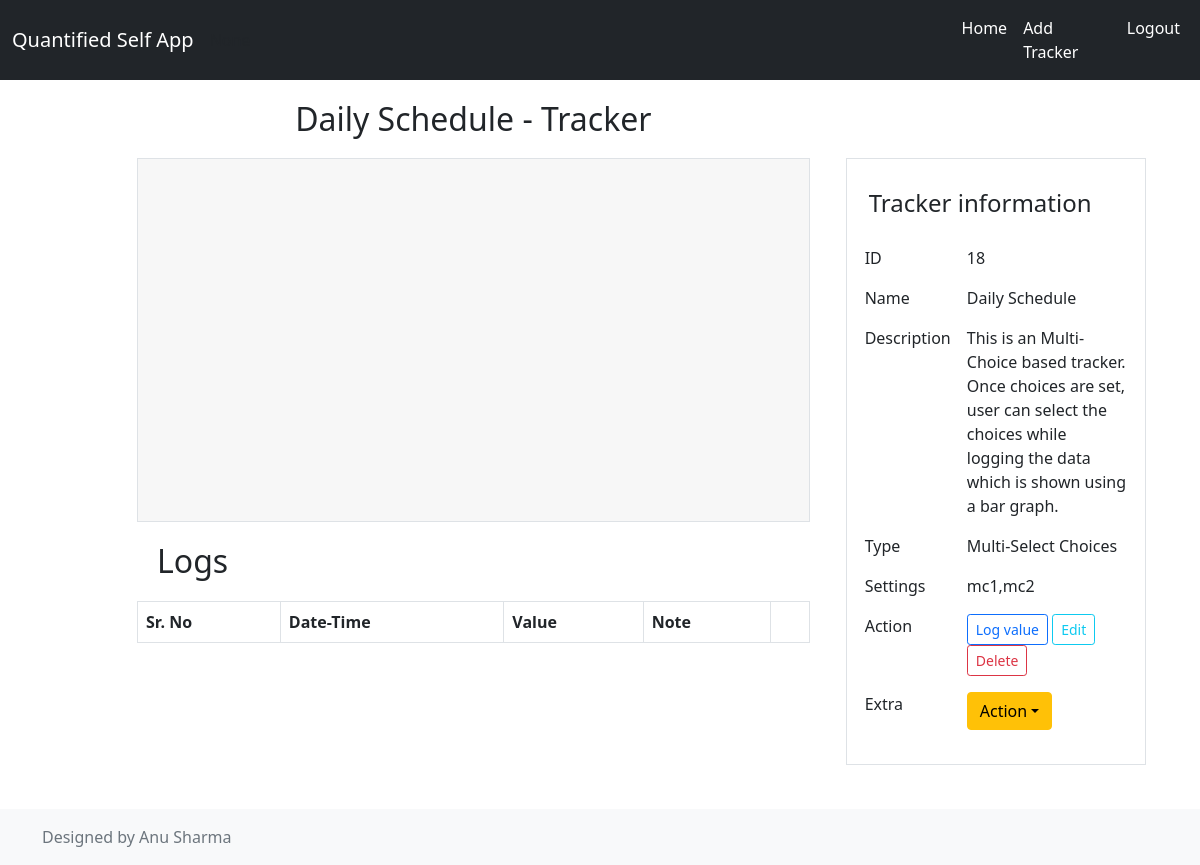
Screenshot of /tracker/18/show/w (signed in) with the database file from the repository.
### application/models.py (models this page shows)
class Tracker(db.Model):
    __tablename__ = 'tracker'
    id = db.Column(db.Integer, autoincrement = True, primary_key = True)
    name = db.Column(db.String(100), nullable = False)
    description = db.Column(db.String(255))
    user_id = db.Column(db.Integer, db.ForeignKey("user.id"), nullable = False)
    settings = db.relationship('Settings', backref='tracker', cascade="all,delete")
    ttype = db.relationship('Tracker_type', backref='tracker', cascade="all,delete")
    values = db.relationship('Tracker_log', backref='tracker', cascade="all,delete")

### application/controllers/tracker.py (the view, shortened to what this page needs)
@app.route('/tracker/<int:id>/show', methods = ['GET', 'POST'], defaults= {'period': 'a'})
@app.route('/tracker/<int:id>/show/<string:period>', methods = ['GET', 'POST'])
@login_required
def show_tracker_log(id, period):
    try:
        tracker_data = Tracker.query.filter_by(user_id=flask_login.current_user.id, id=id).one_or_none()
        if tracker_data:
            datatypes = list(set([i.datatype for i in tracker_data.ttype]))
            tdata = {
                'id': tracker_data.id,
                'name': tracker_data.name,
                'description': tracker_data.description,
                'user_id': tracker_data.user_id,
                'settings': ",".join([i.value for i in tracker_data.settings]),
                'type': datatypes[0] if len(datatypes) > 0 else '',
                'choices': {i.id: (i.value.strip() if i.value else '') for i in tracker_data.ttype}
            }
            log_data = []
            if tdata['type'] != 'timerange':
                chart_data = {}
            else:
                chart_data = []
            all_values = []
            log_data = sorted(log_data, key=lambda d: d['timestamp'],reverse=True)
            extra = {
                'mean': None,
                'median': None,
                'mode': None,
                '25th': None,
                '75th': None
            }
            return render_template('tracker/show.html', extra=extra, title=f"Logs {tdata['name']}", tracker = tdata, logs = log_data, period = period, total=len(tracker_data.values), chart=collections.OrderedDict(sorted(chart_data.items())) if tdata['type'] != 'timerange' else chart_data )
        else:
            return show_normal_404()
    except:
        app.logger.exception("Error occurred")
        abort(500)

### templates/tracker/show.html (shortened to what this page needs)
{% with title=title %}{% include "header.html" %}{% endwith %}
<div class="row">
    <div class="col col-8">
    <div class="row justify-content-md-center">
        <div class="col-md-auto">
    <h2 class="page-head">
        {{tracker['name']}} - Tracker
    </h2>
    </div>
    </div>
</div>
<div class="col col-8">
    <div class="col-12 border cchart">
    <div id="myfirstchart1"></div>
    </div>
<h2 class="page-head">Logs</h2>
<table class="table table-bordered display nowrap dataTable dtr-inline collapsed" id="logsTable">
    <thead class="thead-dark">
        <tr>
            <th>Sr. No</th>
            <th>Date-Time</th>
            <th>Value</th>
            <th>Note</th>
            <th></th>
        </tr>
    </thead>
</table>
</div>
<div class="col col-4">
    <div class="container">
        <div class="row border {% if tracker['type'] not in ['integer', 'float', 'timerange'] %}csidebarfirst{% else %}csidebar{% endif %}">
            <div class="row justify-content-md-center"><h4 class="page-head">Tracker information</h4></div>
            <table class="table table-borderless">
                <tr>
                    <td>ID</td>
                    <td>{{tracker['id']}}</td>
                </tr>
                <tr>
                    <td>Name</td>
                    <td>{{tracker['name']}}</td>
                </tr>
                <tr>
                    <td>Description</td>
                    <td>{{tracker['description']}}</td>
                </tr>
                <tr>
                    <td>Type</td>
                    <td>{% if tracker['type'] == 'ms' %}Multi-Select Choices{% elif tracker['type'] == 'float' %}Numerical (Decimal){% elif tracker['type'] == 'timerange' %}Time Range{% else %}Numerical (integer){% endif %}</td>
                </tr>
                <tr>
                    <td>Settings</td>
                    <td>{{tracker['settings']}}</td>
                </tr>
                <tr>
                    <td>Action</td>
                    <td><a href="/tracker/{{tracker['id']}}/log/add"><button type="button card-link" class="btn btn-sm btn-outline-primary">Log value</button></a>
                        <a href="/tracker/{{tracker['id']}}/edit"><button type="button card-link" class="btn btn-sm btn-outline-info">Edit</button></a>
                        <a href="/tracker/{{tracker['id']}}/delete"><button type="button card-link" class="btn btn-sm btn-outline-danger">Delete</a></button></a></td>
                </tr>
                <tr>
                    <td>Extra</td>
                    <td><div class="btn-group" role="group" aria-label="Button group with nested dropdown">
                        <div class="btn-group" role="group">
                          <button id="btnGroupDrop1" type="button" class="btn btn-warning dropdown-toggle" data-bs-toggle="dropdown" aria-expanded="false">Action</button>
                        </div>
                      </div>
                    </td>
                </tr>
            </table>
        </div>
</div>
</div>
</div>
{% with title=title %}{% include "footer.html" %}{% endwith %}

### static/css/custom.css (style rules this page uses)
a { color: inherit; text-decoration: none; }
.page-head { margin:20px; }
.csidebarfirst { padding: 10px; }
.cchart { padding: 10px; background-color: #f7f7f7; }
.table-borderless > tbody > tr > td, .table-borderless > tbody > tr > th, .table-borderless > tfoot > tr > td, .table-borderless > tfoot > tr > th, .table-borderless > thead > tr > td, .table-borderless > thead > tr > th { border: none; }

### rows the page displays
Tracker: name "Daily Schedule", description "This is an Multi-Choice based tracker. Once choices are set, user can select the choices while logging the data which is shown using a bar graph."

### other values shown
{{ text|e }} "Home" "Add Tracker" "Logout"
{{ tracker['id'] }} "18"
{{ tracker['settings'] }} "mc1,mc2"
